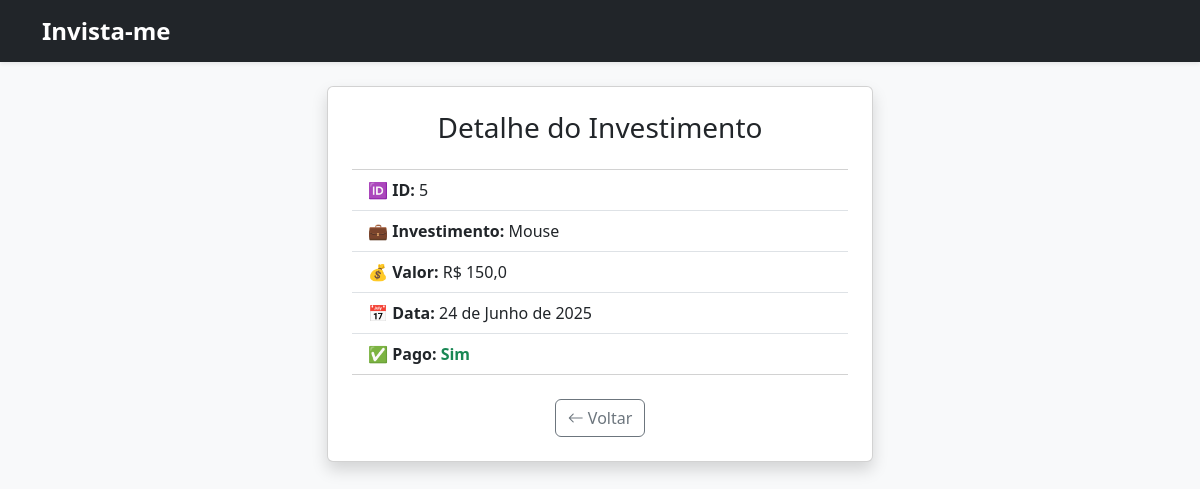
The app's page //5 with its own data.
### invista_me/models.py (models this page shows)
class Investimento(models.Model):
    investimento = models.TextField(max_length=255)
    valor = models.FloatField()
    pago = models.BooleanField(default=False)
    data = models.DateField(default=datetime.now)

### invista_me/views.py (the view)
# urls.py: path('/<int:id_investimento>', views.detalhe, name='detalhe'),
def detalhe(request, id_investimento):
    dados = {
        'dados': Investimento.objects.get(pk=id_investimento)
    }
    return render(request, 'investimentos/detalhe.html', dados)

### invista_me/templates/investimentos/detalhe.html
{% extends 'investimentos/base.html' %}
{% block conteudo %}
<link rel="stylesheet" href="https://cdn.jsdelivr.net/npm/bootstrap-icons@1.11.3/font/bootstrap-icons.min.css">
<div class="row justify-content-center">
    <div class="col-lg-6">
        <div class="card shadow p-4 animate__animated animate__fadeInUp">
            <h3 class="mb-4 text-center">Detalhe do Investimento</h3>
            <ul class="list-group list-group-flush mb-4">
                <li class="list-group-item">
                    🆔 <strong>ID:</strong> {{ dados.id }}
                </li>
                <li class="list-group-item">
                    💼 <strong>Investimento:</strong> {{ dados.investimento }}
                </li>
                <li class="list-group-item">
                    💰 <strong>Valor:</strong> R$ {{ dados.valor }}
                </li>
                <li class="list-group-item">
                    📅 <strong>Data:</strong> {{ dados.data }}
                </li>
                <li class="list-group-item">
                    ✅ <strong>Pago:</strong>
                    {% if dados.pago %}
                        <span class="text-success fw-bold">Sim</span>
                    {% else %}
                        <span class="text-danger fw-bold">Não</span>
                    {% endif %}
                </li>
            </ul>
             <div class="text-center">
                <a href="{% url 'investimentos' %}" class="btn btn-outline-secondary">
                    <i class="bi bi-arrow-left"></i> Voltar
                </a>
            </div>
        </div>
    </div>
</div>
{% endblock %}

### invista_me/templates/investimentos/base.html (style rules this page uses)
body { background-color: #f8f9fa; }
a { text-decoration: none; }

### records on screen
Investimento: id "5", investimento "Mouse", valor "150,0", data "24 de Junho de 2025"
